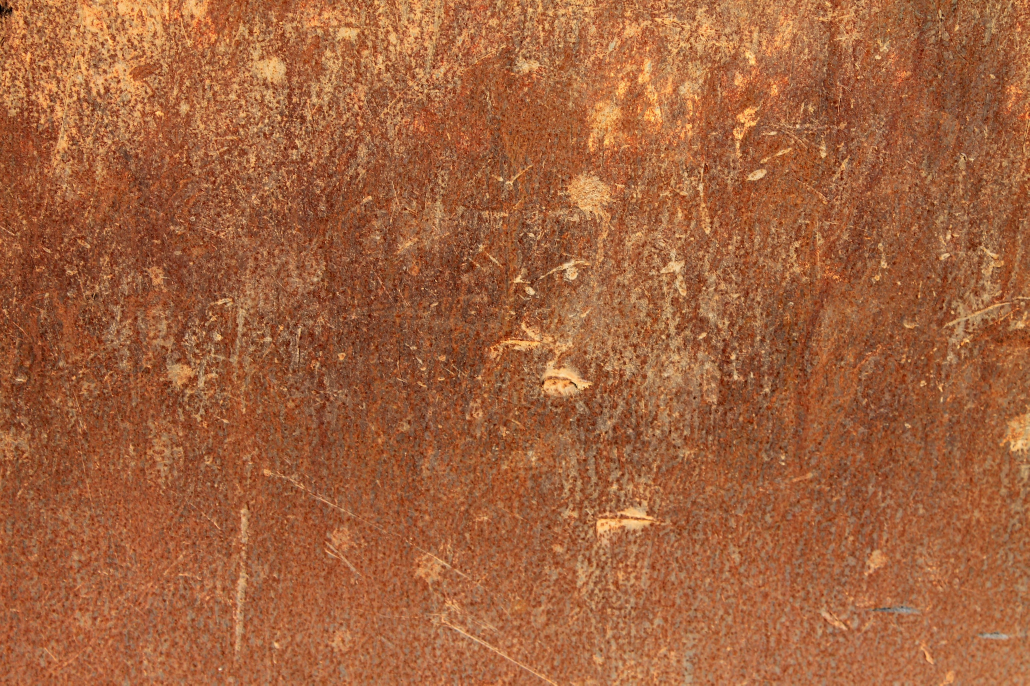
#> input picture ttv_images/test/rust/000583.jpg, 3088 x 2056 px, found by its file name (shown at 1/3 size); its folder holds only this picture in this run
$ jupyter execute --allow-errors test4.ipynb
#> lines starting #> are read from the running program, lines starting #| are printed output that depends on the picture
#> further down, img_array is the input picture: shape (2056, 3088, 3); mean B, G, R 61.3, 98.8, 163
#> `gray = cv2.cvtColor(img_array, cv2.COLOR_BGR2GRAY)`:
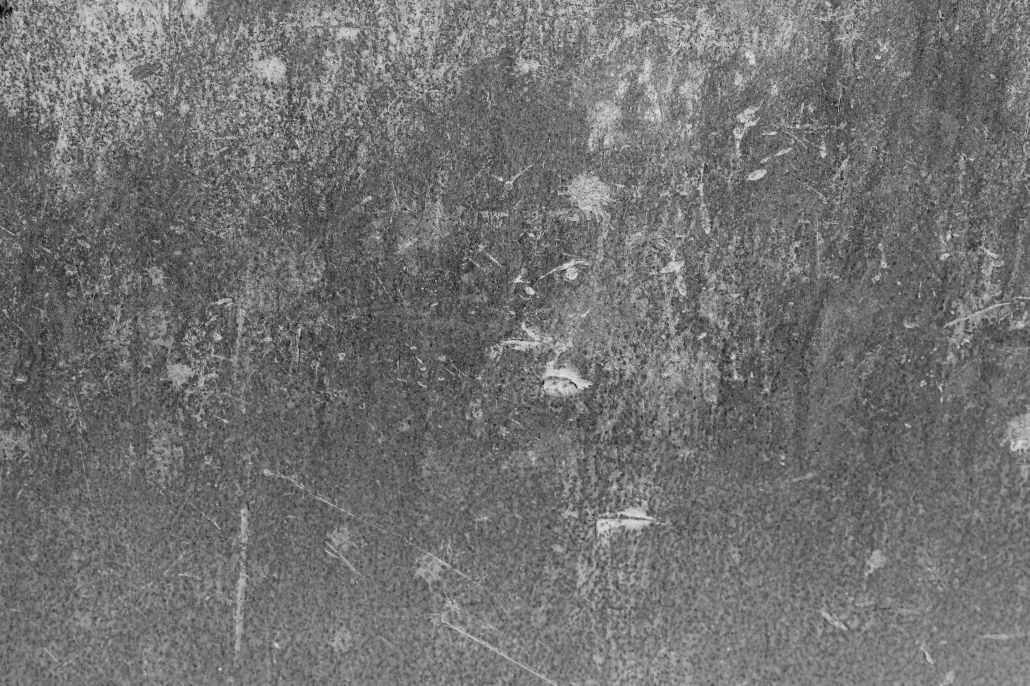
#> gray: shape (2056, 3088) (shown at 1/3 size); min 0, max 239, mean 113.7
[cell 1]
import numpy as np
import matplotlib.pyplot as plt
import os
import cv2

DATADIR = "./test_images"
CATEGORIES = ['Rust', 'No Rust']

#> (the rest of this cell did not finish here and is left out)

[cell 2]
print(img_array.shape)
#| (2056, 3088, 3)

[cell 3]
IMG_SIZE = 75

new_array = cv2.resize(img_array, (IMG_SIZE, IMG_SIZE))
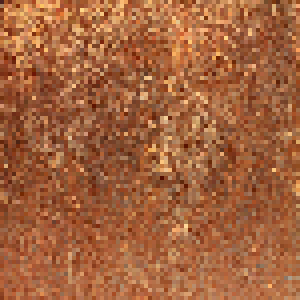
#> new_array: shape (75, 75, 3) (shown 4 times larger); mean B, G, R 61.4, 98.9, 163.2
plt.imshow(new_array)

[cell 4]
training_data = []
def create_training_data():
    for category in CATEGORIES:
        path = os.path.join(DATADIR, category) #path to rust or no rust dir
        class_num = CATEGORIES.index(category)
        for img in os.listdir(path):
            try:
                img_array = cv2.imread(os.path.join(path,img))
                new_array = cv2.resize(img_array, (IMG_SIZE, IMG_SIZE))
                training_data.append([new_array, class_num])
            except Exception as e:
                pass
#> (the rest of this cell did not finish here and is left out)

[cell 5]
print(len(training_data))
#| 1

[cell 6]
import random
random.shuffle(training_data)

[cell 7]
Z = []
Y = []

[cell 8]
for features, label in training_data:
    Z.append(features)
    Y.append(label)
#> this loop made 1 pass
#> label on pass 1: 0
#> after the loop, Y = [0]; Z = 1 item
X = np.array(Z).reshape(-1, IMG_SIZE, IMG_SIZE, 3)
